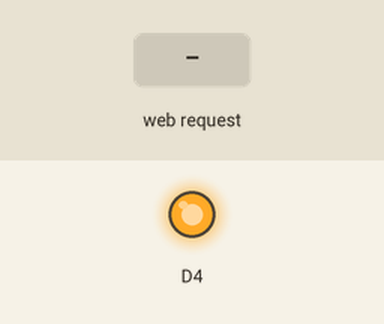
Bench run of a sketch on a simulated ESP8266 (NodeMCU). Shown: output pins drawn as LEDs (lit = HIGH). The inputs (shaded band) are chosen by the test bench. WiFi joins after 1.5 s; servers stay silent unless stated; what the sketch prints to the serial monitor is not drawn.

Above: at 2.7 s.
2.8 s: HTTP request GET /ON received
At 3.6 s:
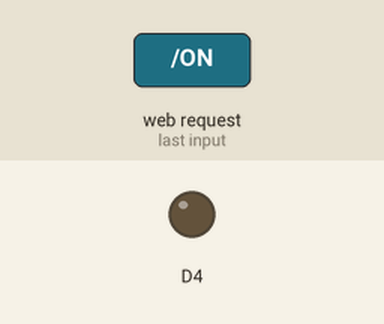
Timing chart, 0 to 5.8 s (numbered marks = the images above; inputs shaded):
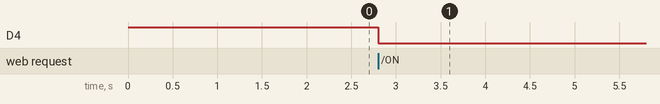

The sketch:

iot_bulb.ino
```cpp
#include<ESP8266WiFi.h>
WiFiServer server(80);
void setup() {
  pinMode(D4,OUTPUT);
  digitalWrite(D4,HIGH); //initially bulb off...
  // put your setup code here, to run once:
  Serial.begin(115200);
  WiFi.begin("AndroidAP","helloOn8");
  while(WiFi.status()!=WL_CONNECTED)
  {
    delay(500);
    Serial.print(".");
  }
  server.begin();
  Serial.print(WiFi.localIP());
}

void loop() {
  WiFiClient client=server.available();
  //Check for client...
  if(!client)
  {
    return;
  }
  //wait for request....
  while(!client.available())
  {
    delay(1);
  }
  //read request and perform task....
  String request=client.readStringUntil('\r');
  client.flush();
  if(request.indexOf("ON")!=-1)
  {
    digitalWrite(D4,LOW);
  }
  //html page start....
  client.println("HTTP/1.1 200 OK");
  client.println("Content-Type:Text/HTML");
  client.println("");
  client.println("<HTML>");
  client.println("<body><h1>INTERNET OF THINGS</h1><span><a href=\"ON\">ON BULB</a></body>");
  client.println("</HTML>");

}
```

Measured:
- after the input at 2.8 s, D4: HIGH → LOW at once
